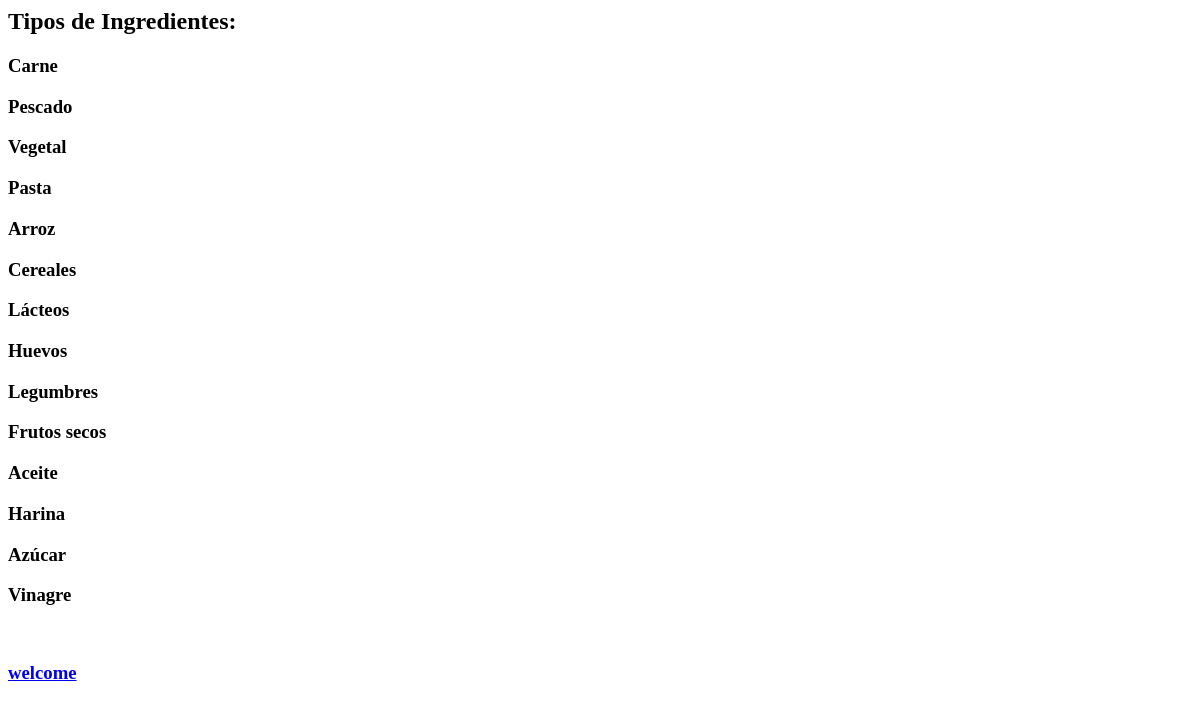
/listaIngredientes, run on an earlier commit of the app's database.
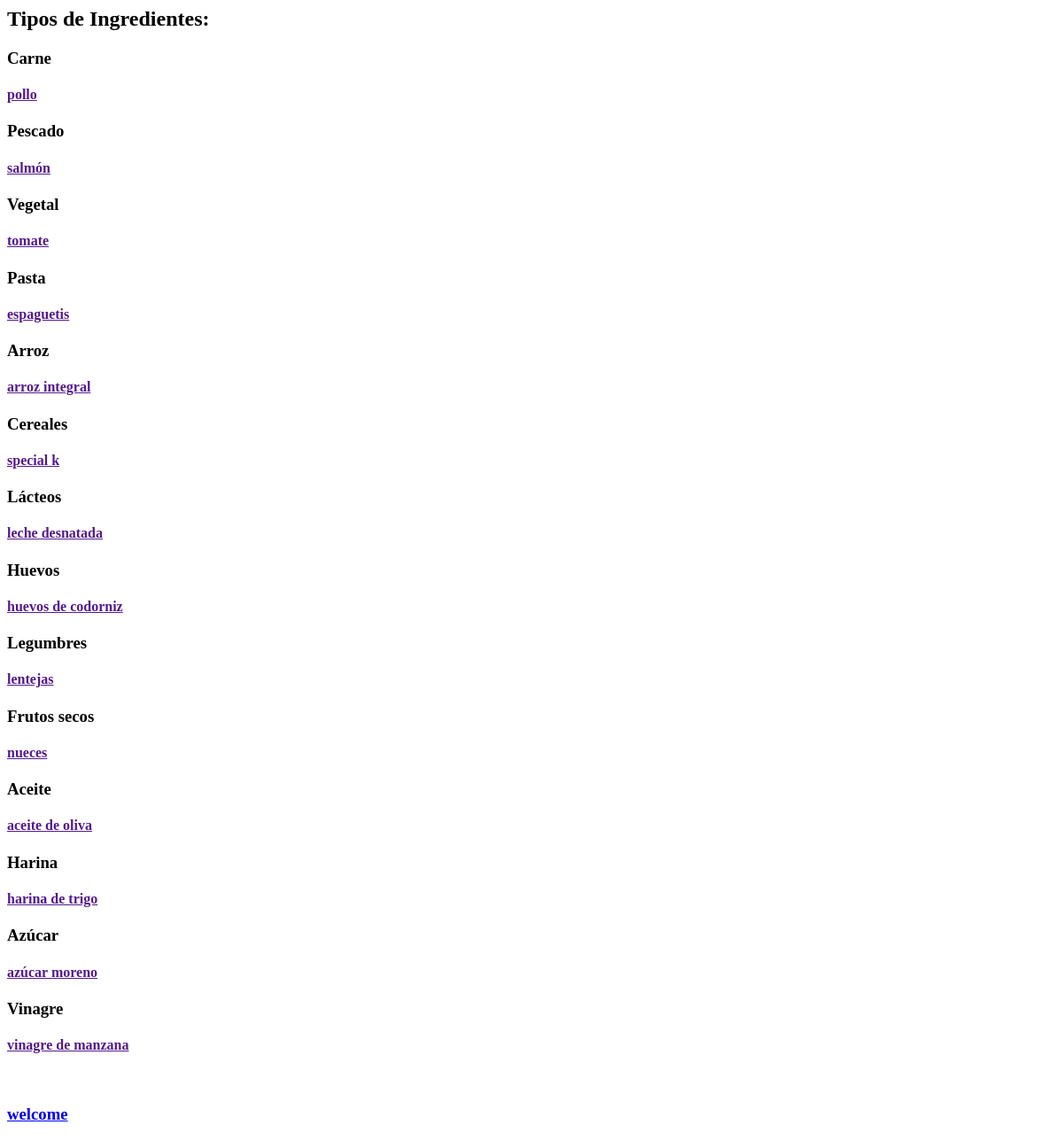
And on a later commit of the database.
### RecipesAndFun/models.py (models this page shows)
class ingrediente(models.Model):
    nombre_ingrediente=models.CharField(max_length=30)
    tipo=models.CharField(max_length=50)

### RecipesAndFun/views.py (the view)
# urls.py: path('listaIngredientes', views.ingredient_list)
def ingredient_list(request):
    data = {}
    data['carne'] = ingrediente.objects.filter(tipo='carne')
    data['pescado'] = ingrediente.objects.filter(tipo='pescado')
    data['vegetal'] = ingrediente.objects.filter(tipo='vegetal')
    data['pasta'] = ingrediente.objects.filter(tipo='pasta')
    data['arroz'] = ingrediente.objects.filter(tipo='arroz')
    data['cereal'] = ingrediente.objects.filter(tipo='cereal')
    data['lacteo'] = ingrediente.objects.filter(tipo='lacteo')
    data['fruta'] = ingrediente.objects.filter(tipo='fruta')
    data['especia'] = ingrediente.objects.filter(tipo='especia')
    data['otros'] = ingrediente.objects.filter(tipo='otros')
    data['huevos'] = ingrediente.objects.filter(tipo='huevos')
    data['legumbres'] = ingrediente.objects.filter(tipo='legumbres')
    data['frutossecos'] = ingrediente.objects.filter(tipo='frutossecos')
    data['aceite'] = ingrediente.objects.filter(tipo='aceite')
    data['harina'] = ingrediente.objects.filter(tipo='harina')
    data['azucar'] = ingrediente.objects.filter(tipo='azucar')
    data['vinagre'] = ingrediente.objects.filter(tipo='vinagre')
    return render(request, "listaIngredientes.html", {'data': data})

### templates/listaIngredientes.html (shortened to what this page needs)
<h2>
    Tipos de Ingredientes:
</h2>
<h3>Carne</h3>
{%  for ingrediente in data.carne %}
    <div>
        <h4><a href="">{{ ingrediente.nombre_ingrediente }}</a></h4>
    </div>
{% endfor %}
<h3>Pescado</h3>
{%  for ingrediente in data.pescado %}
    <div>
        <h4><a href="">{{ ingrediente.nombre_ingrediente }}</a></h4>
    </div>
{% endfor %}
<h3>Vegetal</h3>
{%  for ingrediente in data.vegetal %}
    <div>
        <h4><a href="">{{ ingrediente.nombre_ingrediente }}</a></h4>
    </div>
{% endfor %}
<h3>Pasta</h3>
{%  for ingrediente in data.pasta %}
    <div>
        <h4><a href="">{{ ingrediente.nombre_ingrediente }}</a></h4>
    </div>
{% endfor %}
<h3>Arroz</h3>
{%  for ingrediente in data.arroz %}
    <div>
        <h4><a href="">{{ ingrediente.nombre_ingrediente }}</a></h4>
    </div>
{% endfor %}
<h3>Cereales</h3>
{%  for ingrediente in data.cereal %}
    <div>
        <h4><a href="">{{ ingrediente.nombre_ingrediente }}</a></h4>
    </div>
{% endfor %}
<h3>Lácteos</h3>
{%  for ingrediente in data.lacteo %}
    <div>
        <h4><a href="">{{ ingrediente.nombre_ingrediente }}</a></h4>
    </div>
{% endfor %}
<h3>Huevos</h3>
{%  for ingrediente in data.huevos %}
    <div>
        <h4><a href="">{{ ingrediente.nombre_ingrediente }}</a></h4>
    </div>
{% endfor %}
<h3>Legumbres</h3>
{%  for ingrediente in data.legumbres %}
    <div>
        <h4><a href="">{{ ingrediente.nombre_ingrediente }}</a></h4>
    </div>
{% endfor %}
<h3>Frutos secos</h3>
{%  for ingrediente in data.frutossecos %}
    <div>
        <h4><a href="">{{ ingrediente.nombre_ingrediente }}</a></h4>
    </div>
{% endfor %}
<h3>Aceite</h3>
{%  for ingrediente in data.aceite %}
    <div>
        <h4><a href="">{{ ingrediente.nombre_ingrediente }}</a></h4>
    </div>
{% endfor %}
<h3>Harina</h3>
{%  for ingrediente in data.harina %}
    <div>
        <h4><a href="">{{ ingrediente.nombre_ingrediente }}</a></h4>
    </div>
{% endfor %}
<h3>Azúcar</h3>
{%  for ingrediente in data.azucar %}
    <div>
        <h4><a href="">{{ ingrediente.nombre_ingrediente }}</a></h4>
    </div>
{% endfor %}
<h3>Vinagre</h3>
{%  for ingrediente in data.vinagre %}
    <div>
        <h4><a href="">{{ ingrediente.nombre_ingrediente }}</a></h4>
    </div>
{% endfor %}
    <h3><a href="/welcome">welcome </a></h3>

What changed in the data, as far as the page shows it:
added ingrediente: nombre_ingrediente "pollo", shown under "Carne"
added ingrediente: nombre_ingrediente "salmón", shown under "Pescado"
added ingrediente: nombre_ingrediente "tomate", shown under "Vegetal"
added ingrediente: nombre_ingrediente "espaguetis", shown under "Pasta"
added ingrediente: nombre_ingrediente "arroz integral", shown under "Arroz"
added ingrediente: nombre_ingrediente "special k", shown under "Cereales"
added ingrediente: nombre_ingrediente "leche desnatada", shown under "Lácteos"
added ingrediente: nombre_ingrediente "huevos de codorniz", shown under "Huevos"
added ingrediente: nombre_ingrediente "lentejas", shown under "Legumbres"
added ingrediente: nombre_ingrediente "nueces", shown under "Frutos secos"
added ingrediente: nombre_ingrediente "aceite de oliva", shown under "Aceite"
added ingrediente: nombre_ingrediente "harina de trigo", shown under "Harina"
added ingrediente: nombre_ingrediente "azúcar moreno", shown under "Azúcar"
added ingrediente: nombre_ingrediente "vinagre de manzana", shown under "Vinagre"
